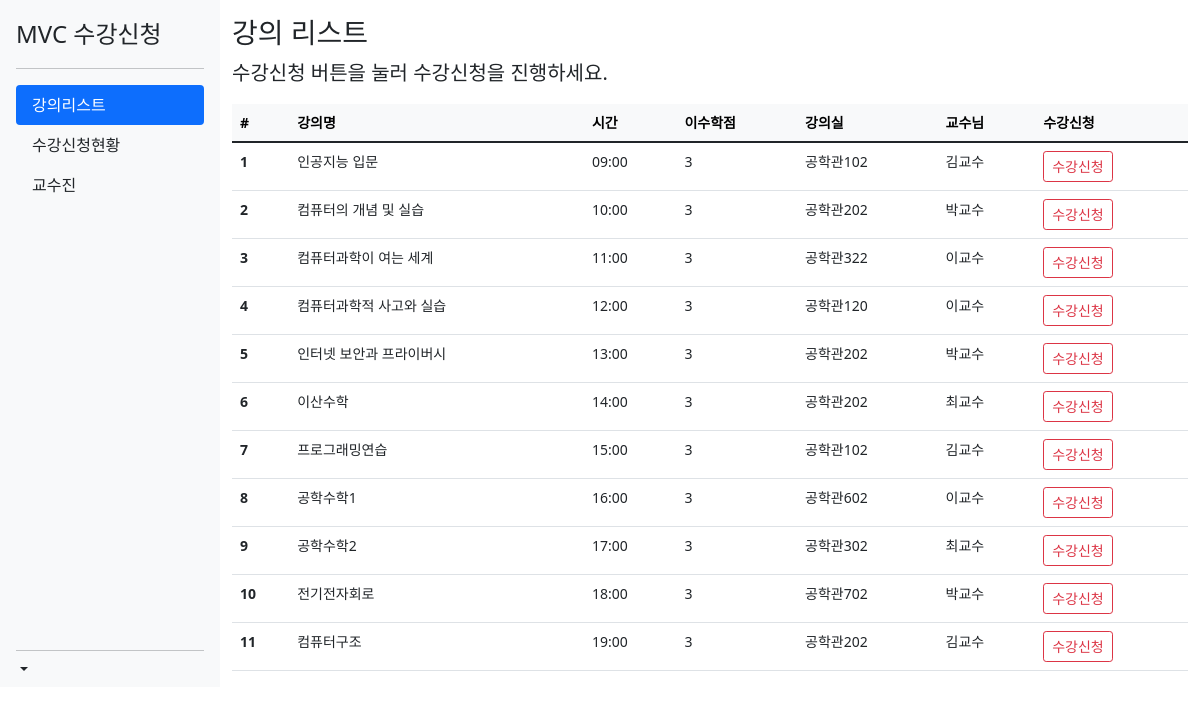
The page /index.php/course/list on the database its author committed.
### tables this page shows
CREATE TABLE `course` (
	`course_no` INT(11) NOT NULL AUTO_INCREMENT COMMENT '강의번호',
	`course_name` VARCHAR(100) NOT NULL COMMENT '강의명' COLLATE 'utf8mb4_general_ci',
	`course_time` TIME NOT NULL DEFAULT '00:00:00' COMMENT '강의시간',
	`course_point` INT(2) NULL DEFAULT NULL COMMENT '이수학점',
	`course_classno` VARCHAR(10) NULL DEFAULT NULL COMMENT '강의실' COLLATE 'utf8mb4_general_ci',
	`instructor_no` INT(11) NOT NULL COMMENT '교수번호',
	PRIMARY KEY (`course_no`) USING BTREE
)
COMMENT='강의';

CREATE TABLE `instructor` (
	`instructor_no` INT(11) NOT NULL AUTO_INCREMENT COMMENT '교수번호',
	`instructor_name` VARCHAR(100) NOT NULL COMMENT '교수명' COLLATE 'utf8mb4_general_ci',
	`instructor_email` VARCHAR(100) NOT NULL DEFAULT '0' COMMENT '이메일' COLLATE 'utf8mb4_general_ci',
	PRIMARY KEY (`instructor_no`) USING BTREE
)
COMMENT='교수';

### application/controllers/Course.php (called while the page is built, shortened)
<?php
class Course extends CI_Controller
{
	function __construct()
	{
		$this->load->helper('date', 'url');
		$this->load->library('session');
	}
	public function list()
	{
		$this->load->model('course_model');
		$view = array();
		$data['course'] = $this->course_model->get_all();
		$view['data'] = $data;
		$this->load->view('course_list', $view);
	}
}

### index.php (called while the page is built, shortened)
<?php
require_once BASEPATH.'core/CodeIgniter.php';

### application/models/Course_model.php (called while the page is built, shortened)
<?php
class Course_model extends CI_Model {
	public $_table = 'course';
	public function get_all()
	{
		$this->db->join('instructor', 'course.instructor_no = instructor.instructor_no');
		$query = $this->db->get($this->_table);
        $result = $query->result();
		return $result;
	}
}

### application/views/course_list.php (the view, shortened to what this page needs)
<!doctype html>
<html>
<head>
  <link href="https://cdn.jsdelivr.net/npm/bootstrap@5.1.1/dist/css/bootstrap.min.css" rel="stylesheet">
   <link rel="stylesheet" type="text/css" href="/assets/css/sidebars.css">
</head>
<body>
  <main>
  <div class="d-flex flex-column flex-shrink-0 p-3 bg-light" style="width: 220px;">
    <a href="/" class="d-flex align-items-center mb-3 mb-md-0 me-md-auto link-dark text-decoration-none">
      <span class="fs-4">MVC 수강신청</span>
    </a>
    <hr>
    <ul class="nav nav-pills flex-column mb-auto">
      <li>
        <a href="/course/list" class="nav-link active" >강의리스트 </a>
      </li>
      <li>
        <a href="/course/enrollment" class="nav-link link-dark">수강신청현황</a>
      </li>
      <li>
        <a href="/instructor/list" class="nav-link link-dark">교수진</a>
      </li>
    </ul>
    <hr>
    <div class="dropdown">
      <a href="#" class="d-flex align-items-center link-dark text-decoration-none dropdown-toggle" id="dropdownUser2" data-bs-toggle="dropdown" aria-expanded="false">
      </a>
    </div>
  </div>
  <div class="container mt-3">
    <h3>강의 리스트</h3>
    <p class="lead">수강신청 버튼을 눌러 수강신청을 진행하세요.</p>
    <table class="table  table-hover small">
      <thead class='table-light'>
        <tr>
          <th scope="col">#</th>
          <th scope="col">강의명</th>
          <th scope="col">시간</th>
          <th scope="col">이수학점</th>
          <th scope="col">강의실</th>
          <th scope="col">교수님</th>
          <th scope="col">수강신청</th>
        </tr>
      </thead>
      <tbody>
        <?php foreach ($data['course'] as $key => $value) { ?>
          <tr>
            <th scope="row"><?php echo $value->course_no ?></th>
            <td><?php echo $value->course_name ?></td>
            <td> <?php echo nice_date($value->course_time, 'H:i'); ?></td>
            <td> <?php echo $value->course_point; ?></td>
            <td> <?php echo $value->course_classno; ?></td>
            <td> <?php echo $value->instructor_name; ?></td>
            <td> <a href="/course/add_enrollment/<?php echo $value->course_no ?> " class="btn btn-outline-danger btn-sm">수강신청</a></td>
          </tr>
        <?php } ?>
      </tbody>
    </table>
  </div>
  </main>
</body>
</html>

### assets/css/sidebars.css (style rules this page uses)
body { min-height: 100vh; min-height: -webkit-fill-available; }
html { height: -webkit-fill-available; }
main { display: flex; flex-wrap: nowrap; height: 100vh; height: -webkit-fill-available; max-height: 100vh; overflow-x: auto; overflow-y: hidden; }
.dropdown-toggle { outline: 0; }

### rows shown on the page
course: course_no "1", course_name "인공지능 입문", course_time "09:00", course_point "3", course_classno "공학관102", instructor.instructor_name "김교수"
course: course_no "2", course_name "컴퓨터의 개념 및 실습", course_time "10:00", course_point "3", course_classno "공학관202", instructor.instructor_name "박교수"
course: course_no "3", course_name "컴퓨터과학이 여는 세계", course_time "11:00", course_point "3", course_classno "공학관322", instructor.instructor_name "이교수"
course: course_no "4", course_name "컴퓨터과학적 사고와 실습", course_time "12:00", course_point "3", course_classno "공학관120", instructor.instructor_name "이교수"
course: course_no "5", course_name "인터넷 보안과 프라이버시", course_time "13:00", course_point "3", course_classno "공학관202", instructor.instructor_name "박교수"
course: course_no "6", course_name "이산수학", course_time "14:00", course_point "3", course_classno "공학관202", instructor.instructor_name "최교수"
course: course_no "7", course_name "프로그래밍연습", course_time "15:00", course_point "3", course_classno "공학관102", instructor.instructor_name "김교수"
course: course_no "8", course_name "공학수학1", course_time "16:00", course_point "3", course_classno "공학관602", instructor.instructor_name "이교수"
course: course_no "9", course_name "공학수학2", course_time "17:00", course_point "3", course_classno "공학관302", instructor.instructor_name "최교수"
course: course_no "10", course_name "전기전자회로", course_time "18:00", course_point "3", course_classno "공학관702", instructor.instructor_name "박교수"
course: course_no "11", course_name "컴퓨터구조", course_time "19:00", course_point "3", course_classno "공학관202", instructor.instructor_name "김교수"
